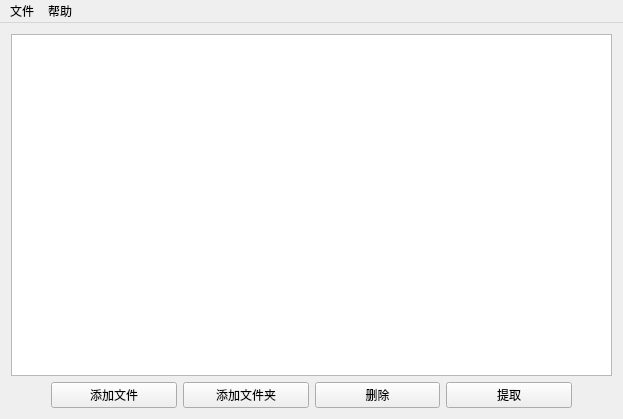
<?xml version="1.0" encoding="UTF-8"?>
<ui version="4.0">
 <class>MainWindow</class>
 <widget class="QMainWindow" name="MainWindow">
  <property name="geometry">
   <rect>
    <x>0</x>
    <y>0</y>
    <width>623</width>
    <height>419</height>
   </rect>
  </property>
  <property name="windowTitle">
   <string>MainWindow</string>
  </property>
  <widget class="QWidget" name="centralWidget">
   <layout class="QHBoxLayout" name="horizontalLayout_4">
    <item>
     <layout class="QHBoxLayout" name="horizontalLayout_3">
      <item>
       <layout class="QVBoxLayout" name="verticalLayout">
        <item>
         <layout class="QHBoxLayout" name="horizontalLayout">
          <item>
           <spacer name="horizontalSpacer">
            <property name="orientation">
             <enum>Qt::Horizontal</enum>
            </property>
            <property name="sizeType">
             <enum>QSizePolicy::Minimum</enum>
            </property>
            <property name="sizeHint" stdset="0">
             <size>
              <width>0</width>
              <height>0</height>
             </size>
            </property>
           </spacer>
          </item>
          <item>
           <widget class="QTreeView" name="treeView">
            <property name="maximumSize">
             <size>
              <width>16777215</width>
              <height>16777215</height>
             </size>
            </property>
           </widget>
          </item>
          <item>
           <spacer name="horizontalSpacer_2">
            <property name="orientation">
             <enum>Qt::Horizontal</enum>
            </property>
            <property name="sizeType">
             <enum>QSizePolicy::Minimum</enum>
            </property>
            <property name="sizeHint" stdset="0">
             <size>
              <width>0</width>
              <height>0</height>
             </size>
            </property>
           </spacer>
          </item>
         </layout>
        </item>
        <item>
         <layout class="QHBoxLayout" name="horizontalLayout_2">
          <item>
           <spacer name="horizontalSpacer_3">
            <property name="orientation">
             <enum>Qt::Horizontal</enum>
            </property>
            <property name="sizeType">
             <enum>QSizePolicy::Minimum</enum>
            </property>
            <property name="sizeHint" stdset="0">
             <size>
              <width>40</width>
              <height>20</height>
             </size>
            </property>
           </spacer>
          </item>
          <item>
           <widget class="QPushButton" name="addFileButton">
            <property name="text">
             <string>添加文件</string>
            </property>
           </widget>
          </item>
          <item>
           <widget class="QPushButton" name="addFolderButton">
            <property name="text">
             <string>添加文件夹</string>
            </property>
           </widget>
          </item>
          <item>
           <widget class="QPushButton" name="deleteButton">
            <property name="text">
             <string>删除</string>
            </property>
           </widget>
          </item>
          <item>
           <widget class="QPushButton" name="extractButton">
            <property name="text">
             <string>提取</string>
            </property>
           </widget>
          </item>
          <item>
           <spacer name="horizontalSpacer_4">
            <property name="orientation">
             <enum>Qt::Horizontal</enum>
            </property>
            <property name="sizeType">
             <enum>QSizePolicy::Minimum</enum>
            </property>
            <property name="sizeHint" stdset="0">
             <size>
              <width>40</width>
              <height>20</height>
             </size>
            </property>
           </spacer>
          </item>
         </layout>
        </item>
       </layout>
      </item>
     </layout>
    </item>
   </layout>
  </widget>
  <widget class="QMenuBar" name="menuBar">
   <property name="geometry">
    <rect>
     <x>0</x>
     <y>0</y>
     <width>623</width>
     <height>23</height>
    </rect>
   </property>
   <widget class="QMenu" name="menu">
    <property name="title">
     <string>文件</string>
    </property>
    <addaction name="newFile"/>
    <addaction name="openFile"/>
   </widget>
   <widget class="QMenu" name="menu_2">
    <property name="title">
     <string>帮助</string>
    </property>
    <addaction name="help"/>
   </widget>
   <addaction name="menu"/>
   <addaction name="menu_2"/>
  </widget>
  <action name="openFile">
   <property name="text">
    <string>打开</string>
   </property>
  </action>
  <action name="help">
   <property name="text">
    <string>帮助主题</string>
   </property>
  </action>
  <action name="newFile">
   <property name="text">
    <string>新建</string>
   </property>
  </action>
 </widget>
 <layoutdefault spacing="6" margin="11"/>
 <resources/>
 <connections/>
</ui>
